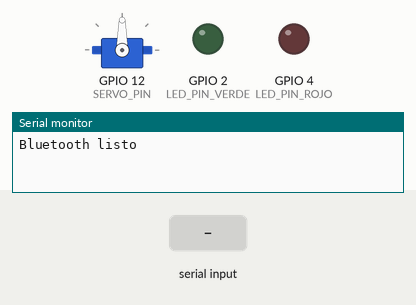
Simulated run of this sketch. Board: ESP32. Parts: servo, output pins drawn as LEDs (lit = HIGH), the last lines printed to the serial monitor. The test bench sets the inputs (shaded band). Nothing arrives over Bluetooth unless stated.

Above: at 1.6 s.
1.7 s: "a" received over the second serial link
At 1.85 s:
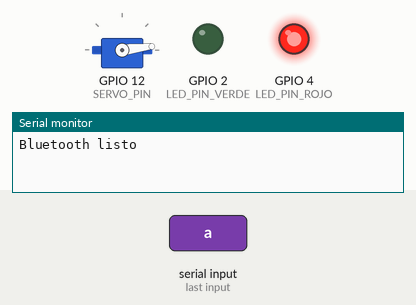
At 4.4 s:
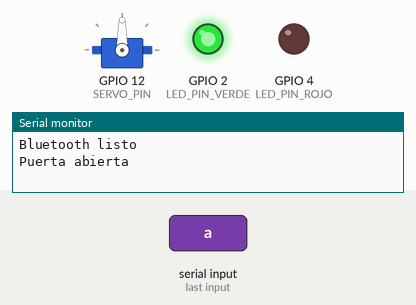
4.7 s: "c" received over the second serial link
At 7.9 s:
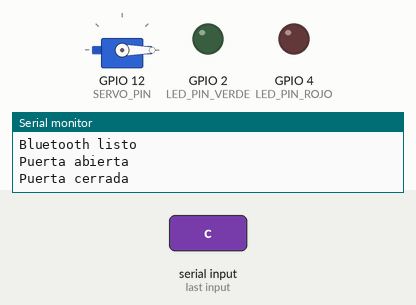
Timing chart, 0 to 9.4 s (numbered marks = the images above; inputs shaded):
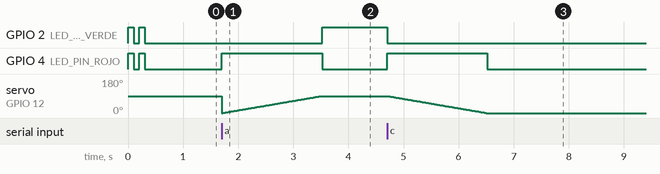

Measured:
- after the input at 1.7 s, GPIO 2 (LED_PIN_VERDE): LOW → HIGH after 1.8 s; GPIO 4 (LED_PIN_ROJO): LOW → HIGH at once, → LOW 1.8 s later
- after the input at 4.7 s, GPIO 2 (LED_PIN_VERDE): HIGH → LOW at once; GPIO 4 (LED_PIN_ROJO): LOW → HIGH at once, → LOW 1.8 s later; servo on GPIO 12 (SERVO_PIN): moves from 90° to 0° over 1.8 s, starting at once

The sketch:

PuertaGarajeBase.ino
```cpp
#include <ESP32Servo.h>
#include <BluetoothSerial.h>

#define LED_PIN_ROJO 4
#define LED_PIN_VERDE 2
#define SERVO_PIN 12

Servo Motor;
BluetoothSerial SerialBT;
char dato;

const int ANGULO_ABIERTO = 90;
const int ANGULO_CERRADO = 0;
const int VELOCIDAD_SERVO = 20;

void setup() {
   Serial.begin(9600);
   SerialBT.begin("ESP32_Puerta"); // Nombre del dispositivo Bluetooth
   Serial.println("Bluetooth listo");

   pinMode(LED_PIN_ROJO, OUTPUT);
   pinMode(LED_PIN_VERDE, OUTPUT);

   Motor.attach(SERVO_PIN);
   onOffLeds();
}

void loop() {
  if (SerialBT.available()) {
     dato = SerialBT.read();
     if (dato == 'a') {
        abrirPuerta();
     } else if (dato == 'c') {
        cerrarPuerta();
     }
  }
}

void onOffLeds() {
  for (int i = 0; i < 2; i++) {
    digitalWrite(LED_PIN_ROJO, HIGH);
    digitalWrite(LED_PIN_VERDE, HIGH);
    delay(100);
    digitalWrite(LED_PIN_ROJO, LOW);
    digitalWrite(LED_PIN_VERDE, LOW);
    delay(100);
  }
}

void abrirPuerta() {
  digitalWrite(LED_PIN_ROJO, HIGH);  // Rojo parpadea durante la apertura
  digitalWrite(LED_PIN_VERDE, LOW);

  for (int angulo = ANGULO_CERRADO; angulo <= ANGULO_ABIERTO; angulo++) {
    Motor.write(angulo);
    delay(VELOCIDAD_SERVO);
  }

  digitalWrite(LED_PIN_ROJO, LOW);
  digitalWrite(LED_PIN_VERDE, HIGH); // Verde se enciende cuando la puerta está abierta
  Serial.println("Puerta abierta");
}

void cerrarPuerta() {
  digitalWrite(LED_PIN_VERDE, LOW);  // Verde apagado durante el cierre
  digitalWrite(LED_PIN_ROJO, HIGH);

  for (int angulo = ANGULO_ABIERTO; angulo >= ANGULO_CERRADO; angulo--) {
    Motor.write(angulo);
    delay(VELOCIDAD_SERVO);
  }

  digitalWrite(LED_PIN_ROJO, LOW); // Rojo apagado cuando la puerta está cerrada
  Serial.println("Puerta cerrada");
}
```
